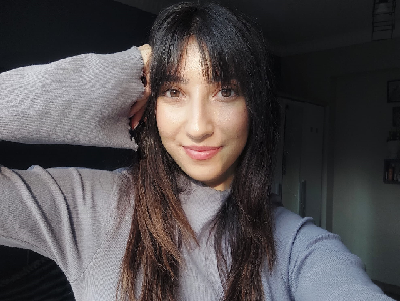
%> input picture Finding the horizontal 1st order derivative/irem.jpg, 400 x 301 px
$ octave addinguniformnoise.m   (GNU Octave 9; MATLAB toolbox functions it lacks are replaced by stand-ins)
%> lines starting %> are read from the running program, lines starting %| are printed output that depends on the picture
% Author: İrem Özcan
% Description: EE409 Mini Project
% The file named "irem.png" is up to you. Choose the picture you want from your computer

irem = imread('irem.jpg');
%> irem is the input picture: size 301x400x3 uint8; mean R, G, B 81.4, 77.1, 78.7
irem = im2double(irem);
%> irem: size 301x400x3 double
irem=rgb2gray(irem);
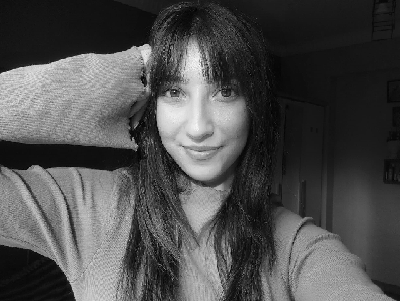
%> irem: size 301x400 double; min 0.000894, max 0.984, mean 0.308
rows=180;
columns=280;
irem_gray=zeros(rows,columns) + 0.5;
%add random values(noise) between -0.28 and +0.28 to every pixel of image
%n = number of samples
%u = lower_bound + rand(1,n)*(upper_bound-lower_bound);

noise_1 = -0.28+ rand(rows,columns)*0.56;
irem_gray_noise1 = irem_gray + noise_1;

%adding random values between -0.38 and +0.38

noise_2 = -0.38+ rand(rows,columns)*0.78;
irem_gray_noise2 = irem_gray + noise_2;

subplot(2,2,1)
imshow(irem_gray)
title('Original Image','fontsize', [12])
subplot(2,2,2)
imhist(irem_gray)
title('Histogram of Original Image','fontsize', [12])
subplot(2,2,3)
imshow(irem_gray_noise1)
title('Adding Random Noise [0.28 +0.28]','fontsize', [12])
subplot(2,2,4)
imhist(irem_gray_noise1)
title('Histogram of Random Noise [0.28 +0.28] ','fontsize', [12])
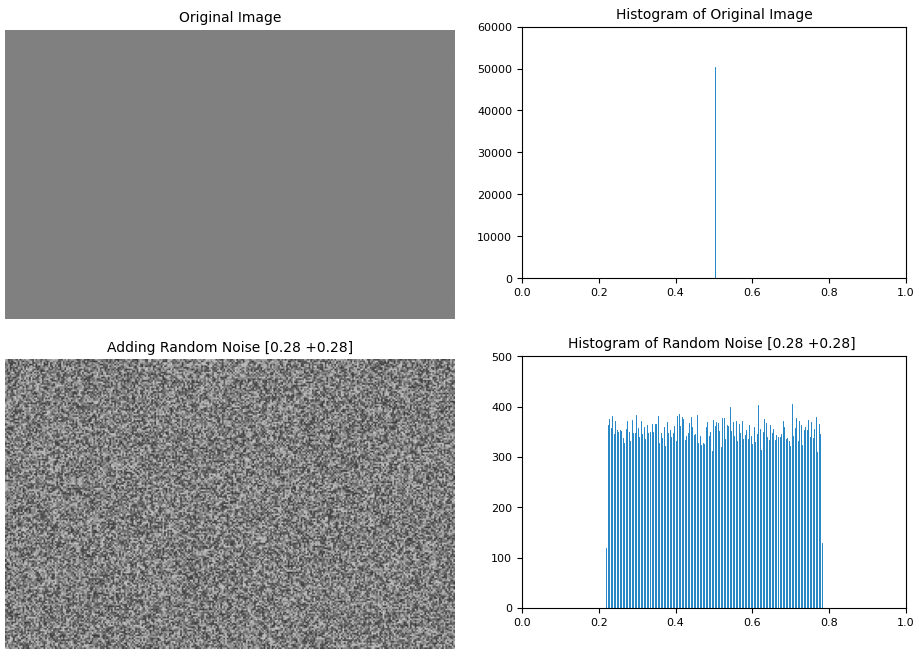
%> figure redrawn from the program's plot data, 4 panels

noise_1 = -0.28+ rand(rows,columns)*0.56;
irem_gray_noise1 = irem_gray + noise_1;

%adding random values between -0.38 and +0.38
noise_2 = -0.38+ rand(rows,columns)*0.78;
irem_gray_noise2 = irem_gray + noise_2;

subplot(2,2,1)
imshow(irem_gray)
title('Original Image','fontsize',  [12])
subplot(2,2,2)
imhist(irem_gray)
title('Histogram of Original Image','fontsize', [12])
subplot(2,2,3)
imshow(irem_gray_noise2)
title('Adding Random Noise [0.38 +0.38]','fontsize', [12])
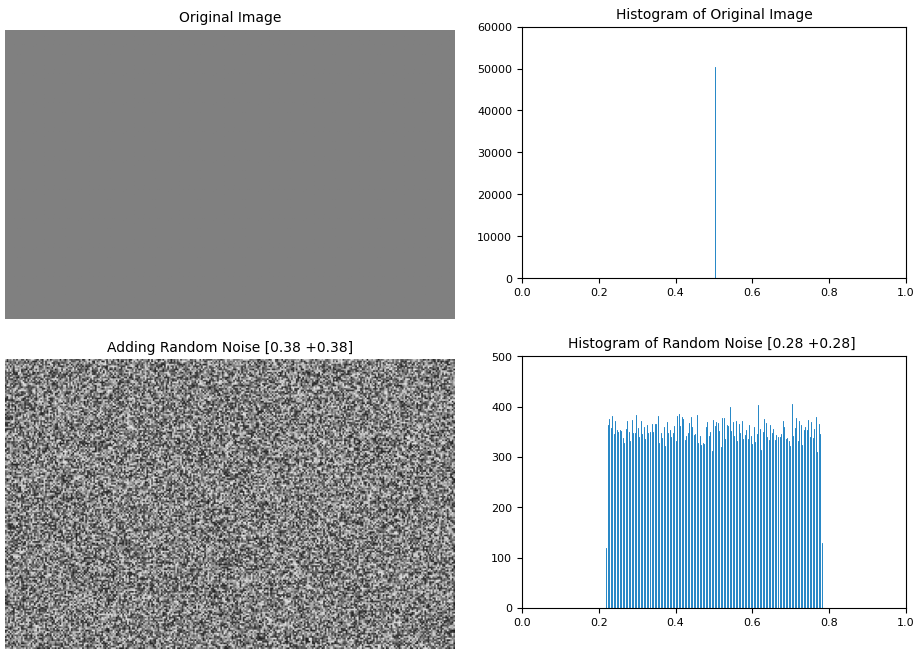
%> figure redrawn from the program's plot data, 4 panels
subplot(2,2,4)
imhist(irem_gray_noise2)
title('Histogram of Random Noise [0.38 +0.38] ','fontsize', [12])
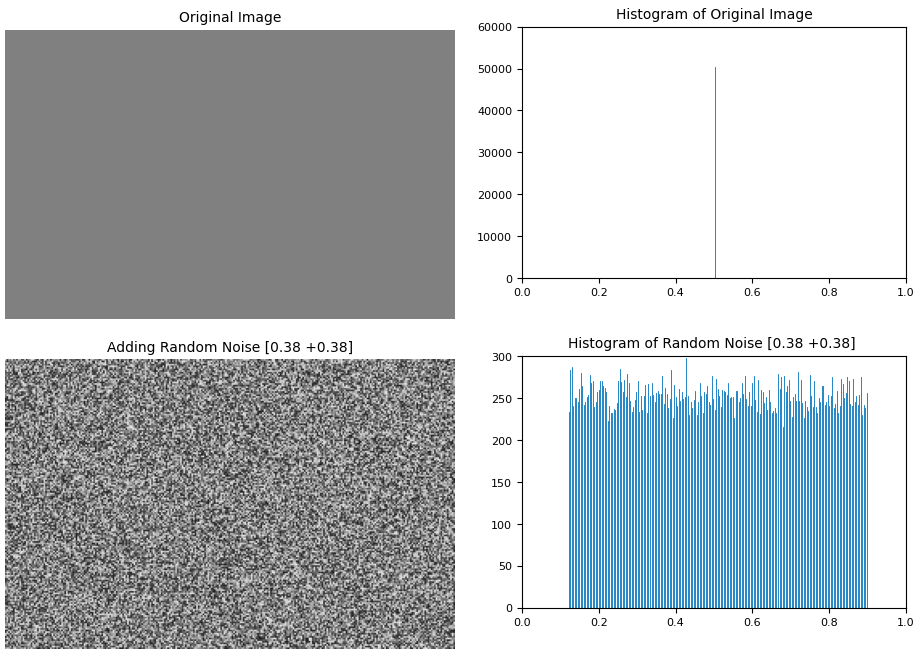
%> figure redrawn from the program's plot data, 4 panels
